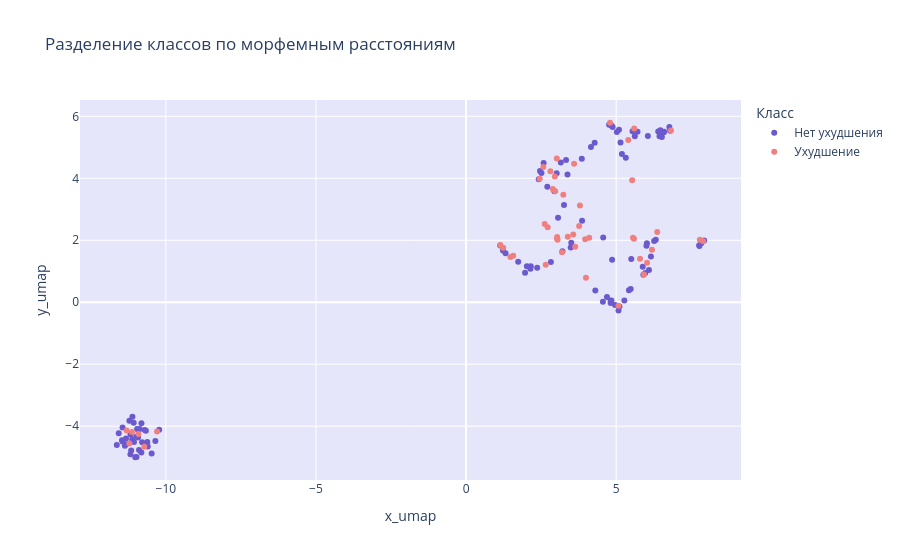

Notebook cell for this chart:
### Code cell
morpheme_cols = ['postfix_position', 'different_agreement', 'PREF1', 'PREF2', 'ROOT1', 'ROOT2', 'LINK', 
                 'SUFF1', 'SUFF2', 'SUFF3', 'END', 'POSTFIX']

df_concat = pd.concat([df, dff], ignore_index=True)
X = df_concat[morpheme_cols].copy()

# UMAP до 2D
reducer = umap.UMAP(random_state=42)
embedding = reducer.fit_transform(X)

# Добавляем координаты и класс
df_viz = df_concat.copy()
df_viz['x_umap'] = embedding[:, 0]
df_viz['y_umap'] = embedding[:, 1]
df_viz['Класс'] = (df_concat['explained_mistakes'] < 0).map({True: 'Ухудшение', False: 'Нет ухудшения'})

# Интерактивный график
fig = px.scatter(df_viz, 
                 x='x_umap',        
                 y='y_umap',        
                 color='Класс',
                 color_discrete_map={'Нет ухудшения': '#6A5ACD', 'Ухудшение': '#F08080'},
                 hover_data=['pair', 'PREF1', 'ROOT1', 'SUFF1'],
                 title='Разделение классов по морфемным расстояниям')

fig.update_layout(
    plot_bgcolor='lavender',
    paper_bgcolor='white'
)
fig.show()

### Figure 1 — Plotly figure (JSON) as saved in the notebook; plotly's stock layout.template omitted (floating-point values rounded to 4 significant figures; data arrays with more than 128 entries replaced by an {"elided": "..."} marker saying what was removed)
{"data": [{"customdata": {"elided": "112x4 mixed values"}, "hovertemplate": "Класс=Нет ухудшения<br>x_umap=%{x}<br>y_umap=%{y}<br>pair=%{customdata[0]}<br>PREF1=%{customdata[1]}<br>ROOT1=%{customdata[2]}<br>SUFF1=%{customdata[3]}<extra></extra>", "legendgroup": "Нет ухудшения", "marker": {"color": "#6A5ACD", "symbol": "circle"}, "mode": "markers", "name": "Нет ухудшения", "orientation": "v", "showlegend": true, "type": "scatter", "x": [-10.87, 4.558, -10.98, -11.18, 6.772, 4.815, 5.272, -11.06, 6.157, -10.96, -10.93, 6.571, 7.77, 5.145, 3.209, 2.143, -10.89, 7.834, 4.305, 1.316, -10.62, 2.154, 5.078, -10.7, 2.368, 2.511, -10.6, 4.568, 5.093, 3.018, -11.15, -11.44, -10.98, 6.023, -11.33, 5.32, -10.79, 6.008, -11.18, -11.12, 5.709, 4.96, -10.35, 4.16, 5.425, 5.969, 5.023, 3.504, 2.463, 6.319, 2.705, -10.67, -11.57, -11.11, 4.283, -10.47, 4.841, -11.46, 4.848, 5.884, 7.931, 6.401, 6.265, 2.825, 5.621, -11.32, 5.544, 5.905, 4.815, -11.02, 5.483, 3.154, -10.81, 2.025, -10.62, 3.33, 6.091, 6.443, 3.864, 1.737, 6.521, 4.765, 3.485, -11.21, 7.86, 4.693, -10.22, -10.81, 5.109, 6.599, -11.36, 2.583, 3.262, 5.191, 1.966, 5.502, 4.88, 7.766, -11.63, 1.229, -11.07, 2.94, 3.378, -11.44, 6.473, 3.064, 6.055, 1.137, 6.799, 4.864, 3.854, 2.42], "xaxis": "x", "y": [-4.09, 0.01887, -4.338, -4.266, 5.657, -0.02586, 0.0579, -4.512, 1.478, -4.09, -4.365, 5.478, 1.816, 5.152, 1.645, 1.081, -4.766, 1.901, 0.3805, 1.582, -4.507, 1.159, -0.2646, -4.123, 1.115, 4.169, -4.657, 2.087, 5.571, 4.164, -4.78, -4.042, -4.997, 1.907, -4.399, 4.662, -4.519, 1.825, -4.908, -4.432, 5.501, -0.08463, -4.476, 5.013, 0.3883, 0.9428, 5.496, 1.919, 4.235, 2.017, 3.727, -4.146, -4.225, -3.694, 5.149, -4.883, 0.05352, -4.453, 5.7, 1.144, 1.993, 5.509, 1.977, 1.299, 5.359, -4.579, 5.518, 0.8851, 0.05215, -5.002, 0.4315, 4.512, -4.85, 1.159, -4.601, 4.59, 1.038, 5.36, 2.634, 1.307, 5.335, 5.729, 1.771, -3.822, 1.977, 0.166, -4.116, -3.902, -0.1364, 5.501, -4.63, 4.493, 3.143, 4.781, 0.9499, 1.398, 5.658, 1.839, -4.605, 1.668, -3.891, 3.582, 4.122, -4.492, 5.552, 2.729, 5.369, 1.829, 5.536, 1.371, 4.632, 3.967], "yaxis": "y"}, {"customdata": {"elided": "49x4 mixed values"}, "hovertemplate": "Класс=Ухудшение<br>x_umap=%{x}<br>y_umap=%{y}<br>pair=%{customdata[0]}<br>PREF1=%{customdata[1]}<br>ROOT1=%{customdata[2]}<br>SUFF1=%{customdata[3]}<extra></extra>", "legendgroup": "Ухудшение", "marker": {"color": "#F08080", "symbol": "circle"}, "mode": "markers", "name": "Ухудшение", "orientation": "v", "showlegend": true, "type": "scatter", "x": [1.477, 3.021, 2.968, 6.191, 3.388, 2.574, -11.3, 4.796, 6.367, -11.13, 2.452, 2.62, 5.793, -10.29, 3.239, 3.026, 3.966, 2.809, 3.792, 3.196, 5.599, -10.91, 1.571, 3.635, 3.993, -10.72, 5.926, 5.593, 3.049, 6.826, 7.896, 5.402, 6.029, 5.561, 4.103, 5.076, 3.598, 1.239, 1.141, 2.654, 7.788, 2.718, 5.533, 2.955, 3.035, -11.21, 3.766, 3.569, 2.89], "xaxis": "x", "y": [1.457, 4.643, 3.584, 1.693, 2.111, 4.365, -4.142, 5.793, 2.267, -4.186, 3.984, 2.523, 1.401, -4.175, 3.473, 2.059, 2.031, 4.224, 3.122, 1.611, 5.611, -4.248, 1.504, 1.791, 0.7931, -4.661, 0.8922, 2.048, 2.017, 5.545, 1.967, 5.236, 1.273, 2.083, 2.083, -0.1108, 4.471, 1.756, 1.85, 1.21, 2.018, 2.422, 3.941, 4.061, 2.106, -4.554, 2.462, 2.19, 3.657], "yaxis": "y"}], "layout": {"legend": {"title": {"text": "Класс"}, "tracegroupgap": 0}, "paper_bgcolor": "white", "plot_bgcolor": "lavender", "title": {"text": "Разделение классов по морфемным расстояниям"}, "xaxis": {"anchor": "y", "domain": [0, 1], "title": {"text": "x_umap"}}, "yaxis": {"anchor": "x", "domain": [0, 1], "title": {"text": "y_umap"}}}}
